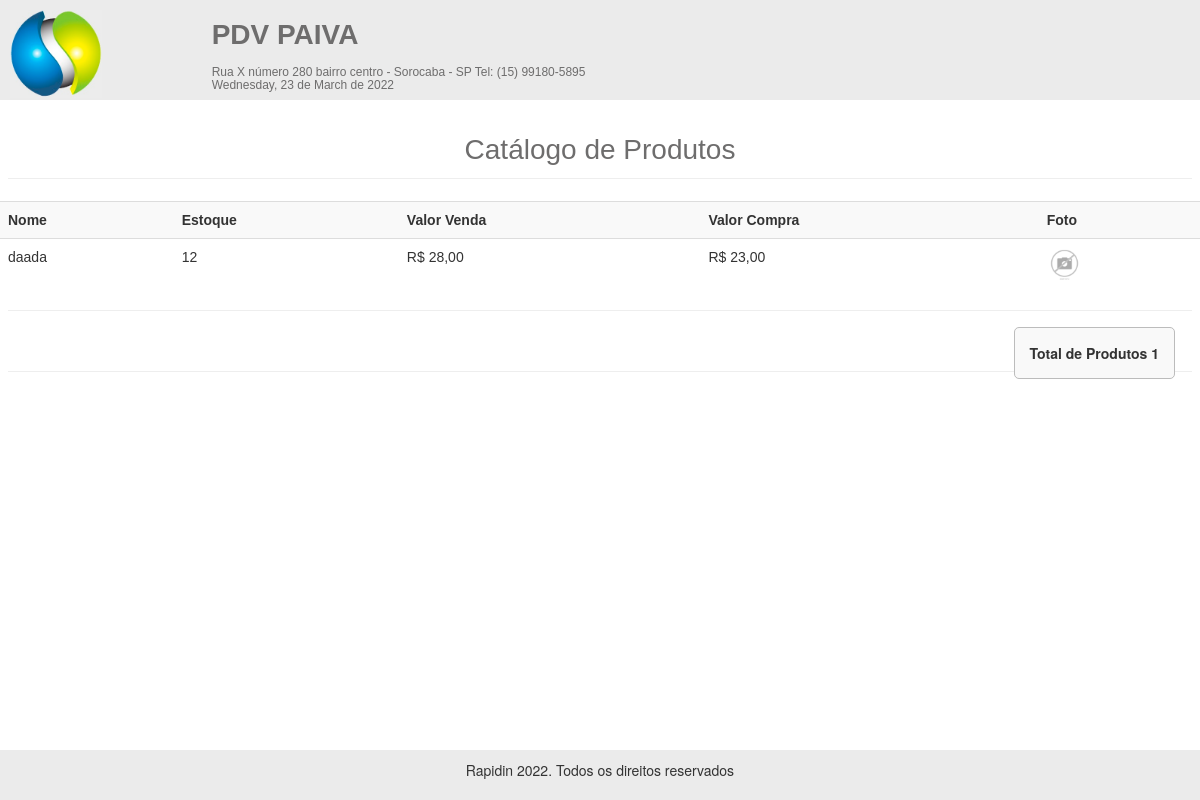
Before: /rel/relProdutos.php with the older database file.
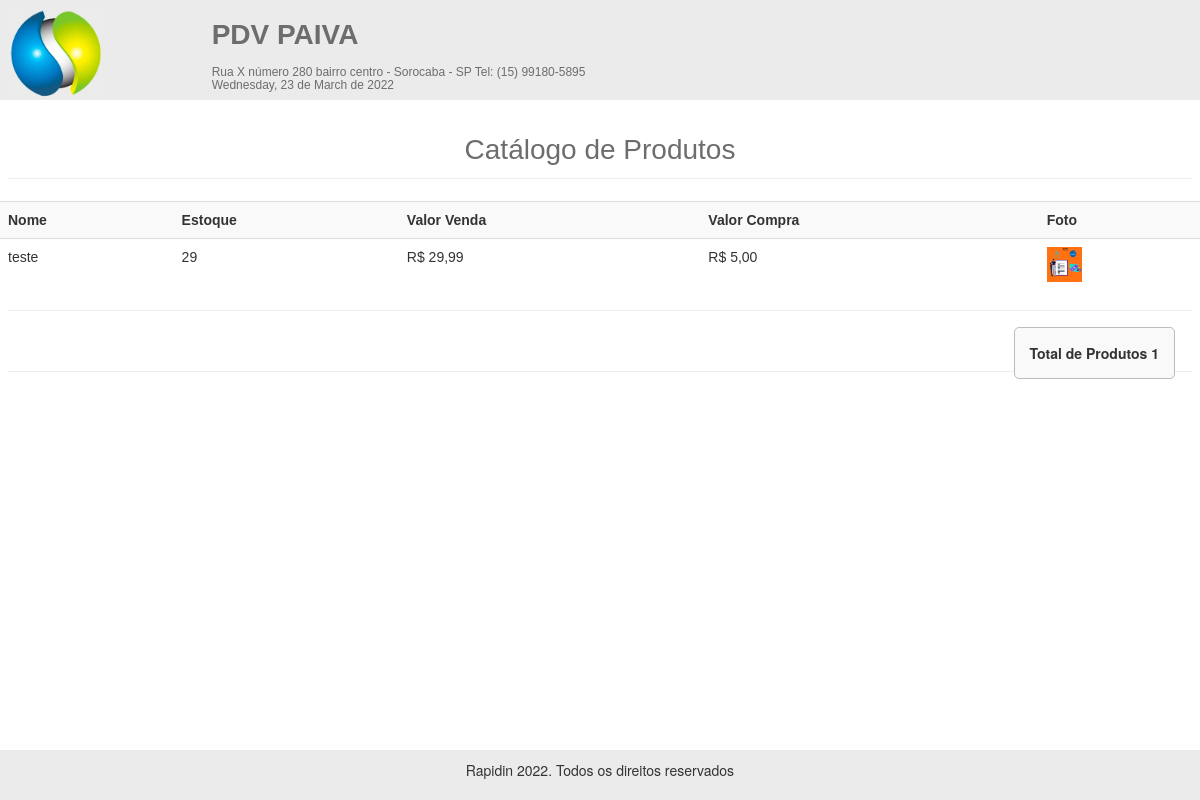
After: the same page with the newer database file.
### tables this page shows
CREATE TABLE `produtos` (
  `id` int(11) NOT NULL,
  `codigo` varchar(30) NOT NULL,
  `nome` varchar(50) NOT NULL,
  `descricao` varchar(200) NOT NULL,
  `estoque` int(11) NOT NULL,
  `valor_compra` decimal(8,2) NOT NULL,
  `valor_venda` decimal(8,2) NOT NULL,
  `fornecedor` int(11) NOT NULL,
  `categoria` int(11) NOT NULL,
  `foto` varchar(120) DEFAULT NULL
);

### config.php (called while the page is built, shortened)
<?php
$nome_sistema = "PDV Paiva";
$url_sistema = "http://localhost/dashboard/www/pdv/";
$telefone_sistema = "(15) 99180-5895";
$endereco_sistema = "Rua X número 280 bairro centro - Sorocaba - SP";
$rodape_relatorios = "Rapidin 2022. Todos os direitos reservados";
?>

### rel/relProdutos.php (the view, shortened to what this page needs)
<?php
require_once("../conexao.php");
$data_hoje = utf8_encode(strftime('%A, %d de %B de %Y', strtotime('today')));
?>
<!DOCTYPE html>
<html>
<head>
    <link rel="stylesheet" href="https://maxcdn.bootstrapcdn.com/bootstrap/3.3.7/css/bootstrap.min.css">
</head>
<body>
    <div class="cabecalho">
        <div class="row titulos">
            <div class="col-sm-2 esquerda_float image">
                <img src="<?php echo $url_sistema ?>img/logo.jpg" width="92px">
            </div>
            <div class="col-sm-10 esquerda_float">
                <h2 class="titulo"><b><?php echo strtoupper($nome_sistema) ?></b></h2>
                <div class="areaSubtituloCabecalho">
                    <h6 class="subtitulo"><?php echo $endereco_sistema . ' Tel: ' . $telefone_sistema ?></h6>
                    <h6 class="subtitulo"><?php echo $data_hoje ?></h6>
                </div>
            </div>
        </div>
    </div>
    <div class="container">
        <div align="center" class="">
            <span class="titulorel">Catálogo de Produtos</span>
        </div>
    </div>
    <hr>
    <table class='table' width='100%' cellspacing='0' cellpadding='3'>
        <tr bgcolor='#f9f9f9'>
            <th>Nome</th>
            <th>Estoque</th>
            <th>Valor Venda</th>
            <th>Valor Compra</th>
            <th>Foto</th>
        </tr>
        <?php
        $query = $pdo->query("SELECT * FROM produtos order by id desc");
        $res = $query->fetchAll(PDO::FETCH_ASSOC);
        $totalItens = @count($res);
        for ($i = 0; $i < @count($res); $i++) {
            $nome = $res[$i]['nome'];
            $valor_venda = $res[$i]['valor_venda'];
            $valor_compra = $res[$i]['valor_compra'];
            $estoque = $res[$i]['estoque'];
            $foto = $res[$i]['foto'];
            $valor_venda_f = number_format($valor_venda, 2, ',', '.');
            $valor_compra_f = number_format($valor_compra, 2, ',', '.');
?>
            <tr>
                <td><?php echo $nome ?> </td>
                <td><?php echo $estoque ?> </td>
                <td>R$ <?php echo $valor_venda_f ?> </td>
                <td>R$ <?php echo $valor_compra_f ?> </td>
                <td><img src="<?php echo $url_sistema ?>img/produtos/<?php echo $foto ?>" width="35px"> </td>
            </tr>
        <?php } ?>
    </table>
    <hr>
    <div class="row margem-superior">
        <div class="col-md-12">
            <div class="" align="right">
                <span class="areaTotal"> <b> Total de Produtos <?php echo $totalItens ?> </b> </span>
            </div>
        </div>
    </div>
    <hr>
    <div class="footer">
        <p style="font-size:14px" align="center"><?php echo $rodape_relatorios ?></p>
    </div>
</body>
</html>

Changed rows visible on the page:
removed produtos: nome "daada", estoque "12", valor_venda "28,00", valor_compra "23,00", foto (picture)
added produtos: nome "teste", estoque "29", valor_venda "29,99", valor_compra "5,00", foto (picture)
